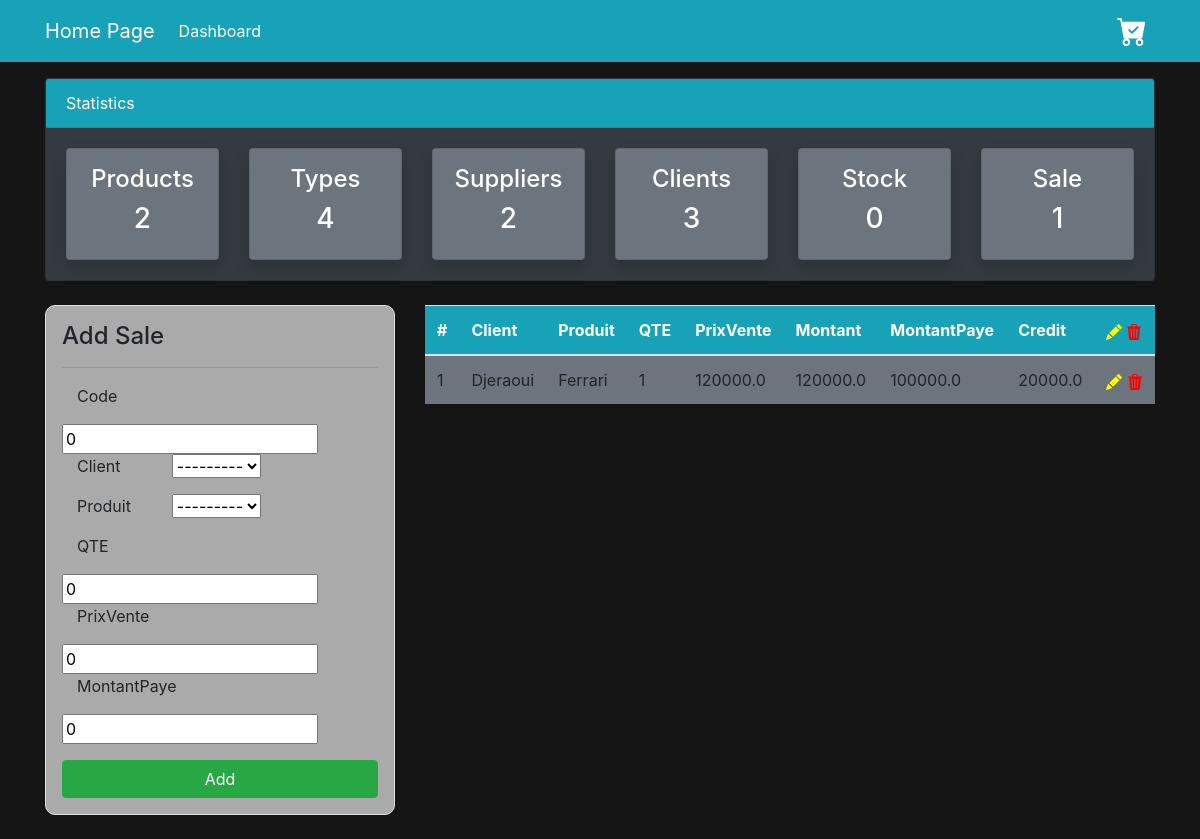
/Vente/, run on an earlier commit of the app's database.
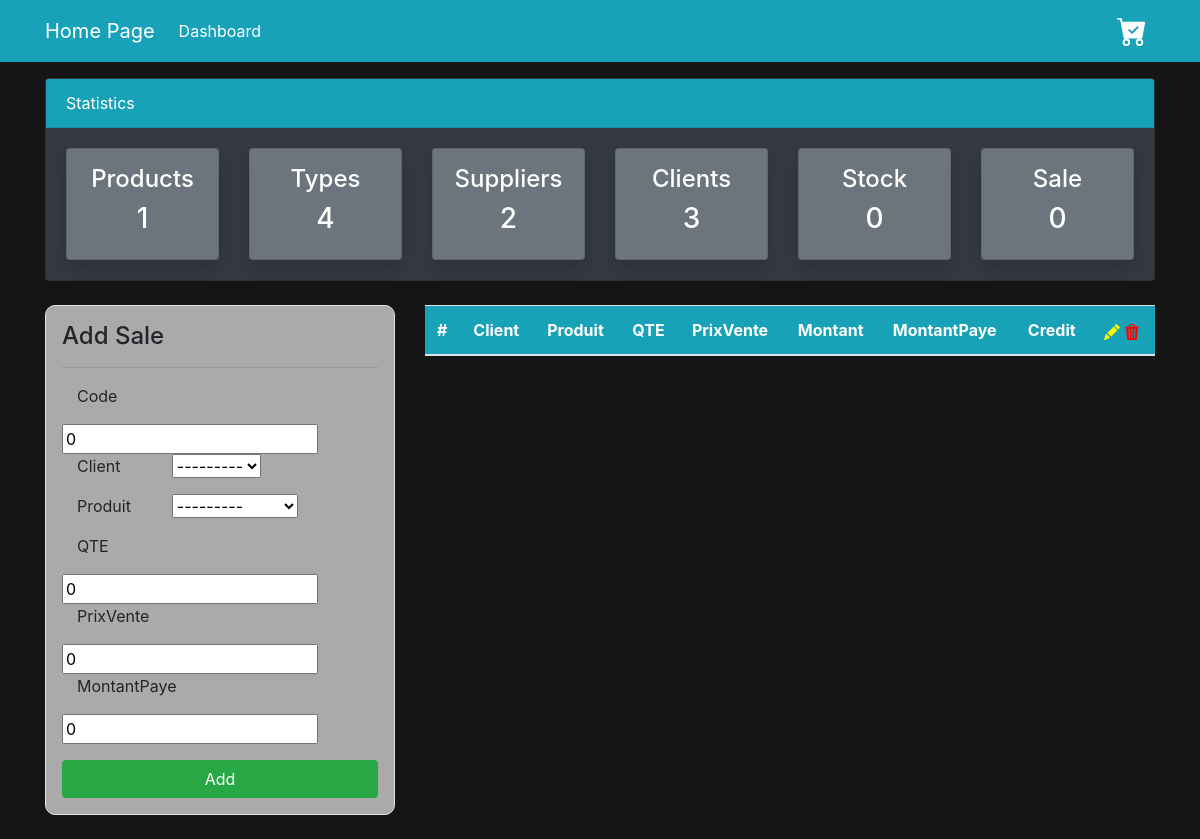
And on a later commit of the database.
### GestStockMagasin/models.py (models this page shows, shortened)
class VenteComptoir(models.Model):
    CodeVente = models.IntegerField(default=0, primary_key=True)
    Client = models.ForeignKey(Client, on_delete=models.CASCADE)
    Produit = models.ForeignKey(Produit, on_delete=models.CASCADE)
    Qte = models.IntegerField(default=0)
    PrixVente = models.FloatField(default= 0)
    MontantPaye = models.FloatField(default=0)
    @property
    def Montant(self):
        Montant = 0
        if self.Qte != 0 :
            Montant = self.Qte * self.PrixVente
            return Montant
    @property
    def Credit(self):
        Credit = 0
        Montant = (self.Qte * self.PrixVente)
        if self.MontantPaye < Montant :
            Credit = Montant - self.MontantPaye
            return Credit

class Client (models.Model):
    CodeC = models.AutoField(primary_key= True)
    NomC = models.CharField(max_length=100,default="")
    PrenomC = models.CharField(max_length=100,default="")
    AdresseC = models.CharField(max_length=100,default="")
    TelephoneC = models.CharField(max_length=100,default="")
    def __str__(self):
        return str(self.NomC)

class Produit (models.Model):
    CodeP = models.AutoField(primary_key=True)
    DesignationP = models.CharField(max_length=100)
    Type = models.ForeignKey(TypeProduit, on_delete=models.CASCADE)
    Fournisseur = models.ForeignKey(Fournisseur, on_delete=models.CASCADE)
    def __str__(self):
        return str(self.DesignationP)

### GestStockMagasin/views.py (the view)
# urls.py: path('Vente/', views.afficher_Vente, name="dashboard-vente"),
def afficher_Vente(request):
    item = VenteComptoir.objects.all()
    vente_count = item.count()
    prods = Produit.objects.all()
    prod_count = prods.count()
    fours = Fournisseur.objects.all()
    fours_count = fours.count()
    types = TypeProduit.objects.all()
    type_count = types.count()
    users = User.objects.all()
    user_count = users.count()
    Clients = Client.objects.all()
    client_count = Clients.count()
    stock = Stock.objects.all()
    stock_count = stock.count()
    if request.method == 'POST':
        form = VentCForm(request.POST)
        if form.is_valid():
            form.save()
            return redirect('dashboard-vente')
    else:
        form = VentCForm()
    contexte = {
        'ventes':item,
        'form' : form,
        'P_count':prod_count,
        'F_count':fours_count,
        'C_count':client_count,
        'U_count': user_count,
        'T_count':type_count,
        'S_count':stock_count,
        'V_count':vente_count,
    }
    return render(request, 'dashboard/vente.html', contexte)

### GestStockMagasin/forms.py
class VentCForm(forms.ModelForm):
    class Meta:
        model = VenteComptoir
        fields = ['CodeVente','Client', 'Produit','Qte','PrixVente','MontantPaye']

### GestStockMagasin/templates/dashboard/vente.html (shortened to what the changed rows need)
<!DOCTYPE html>
<html lang="en">
  <head>
    <link
      rel="stylesheet"
      href="https://cdn.jsdelivr.net/npm/bootstrap@4.6.2/dist/css/bootstrap.min.css"
    />
  </head>
  <body style="background-color: #151515">
    <div class="container">
      <div class="row mt-3">
        <div class="col-md-12">
          <div class="card bg-dark">
            <div class="card-body">
              <div class="row">
                <div class="col-md-2">
                  <a
                    class="text-decoration-none text-white"
                    href="{% url 'dashboard-produits' %}"
                  >
                    <div
                      class="card my-card shadow text-center p-3 bg-secondary"
                    >
                      <h4>Products </h4>
                      <h3>{{ P_count }}</h3>
                    </div>
                  </a>
                </div>
                <div class="col-md-2">
                  <a
                    class="text-decoration-none text-white"
                    href="{% url 'dashboard-vente' %}"
                  >
                    <div
                      class="card my-card shadow text-center p-3 bg-secondary"
                    >
                      <h4>Sale</h4>
                      <h3>{{ V_count }}</h3>
                    </div>
                  </a>
                </div>
              </div>
            </div>
          </div>
        </div>
      </div>
    </div>
    <div class="container">
      <div class="row my-4">
        <div class="col-md-8">
          <table class="table bg-secondary">
            <thead class="bg-info">
              <tr class="text-white">
                <th scope="col">#</th>
                <th scope="col">Client</th>
                <th scope="col">Produit</th>
                <th scope="col">QTE</th>
                <th scope="col">PrixVente</th>
                <th scope="col">Montant</th>
                <th scope="col">MontantPaye</th>
                <th scope="col">Credit</th>
                <th class="text-black">
                </th>
              </tr>
            </thead>
            <tbody>
              {% for V in ventes %}
              <tr>
                <td>{{ V.CodeVente }}</td>
                <td>{{ V.Client }}</td>
                <td>{{ V.Produit }}</td>
                <td>{{ V.Qte }}</td>
                <td>{{ V.PrixVente }}</td>
                <td>{{ V.Montant }}</td>
                <td>{{ V.MontantPaye }}</td>
                <td>{{ V.Credit }}</td>
                <td>
                  <a href="{% url 'edit-vente' V.CodeVente %}">
                  </a>
                  <a href="{% url 'delete-vente' V.CodeVente %}">
                  </a>
                </td>
              </tr>
              {% endfor %}
            </tbody>
          </table>
        </div>
      </div>
    </div>
  </body>
</html>

What changed in the data, as far as the page shows it:
removed VenteComptoir: CodeVente "1", Client "Djeraoui", Produit "Ferrari", Qte "1", PrixVente "120000.0", Montant "120000.0", MontantPaye "100000.0", Credit "20000.0"
Also different on the page:
{{ P_count }}: "2" → "1"
{{ V_count }}: "1" → "0"
